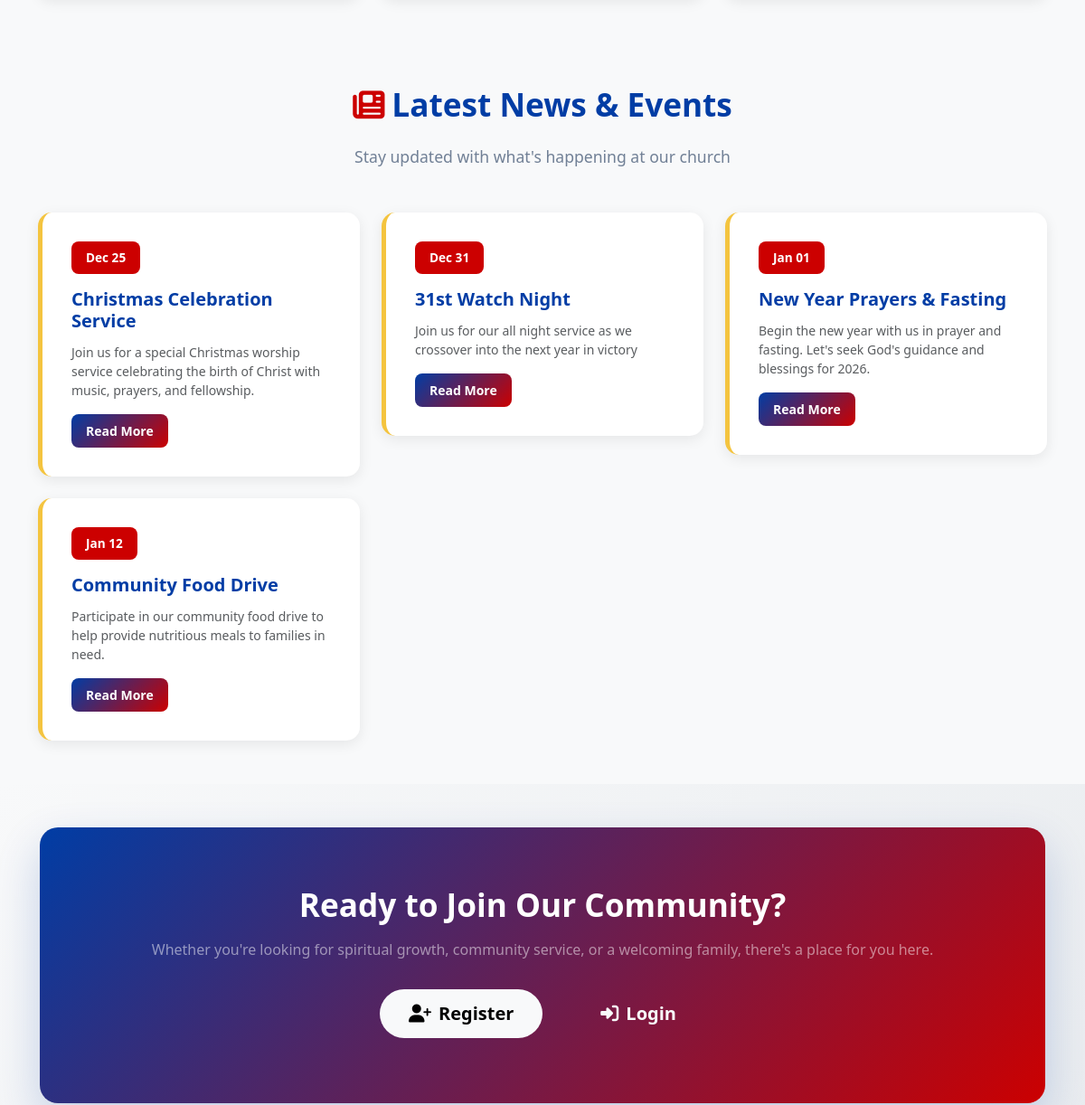
/public/home.php (middle part), run on an earlier commit of the app's database.
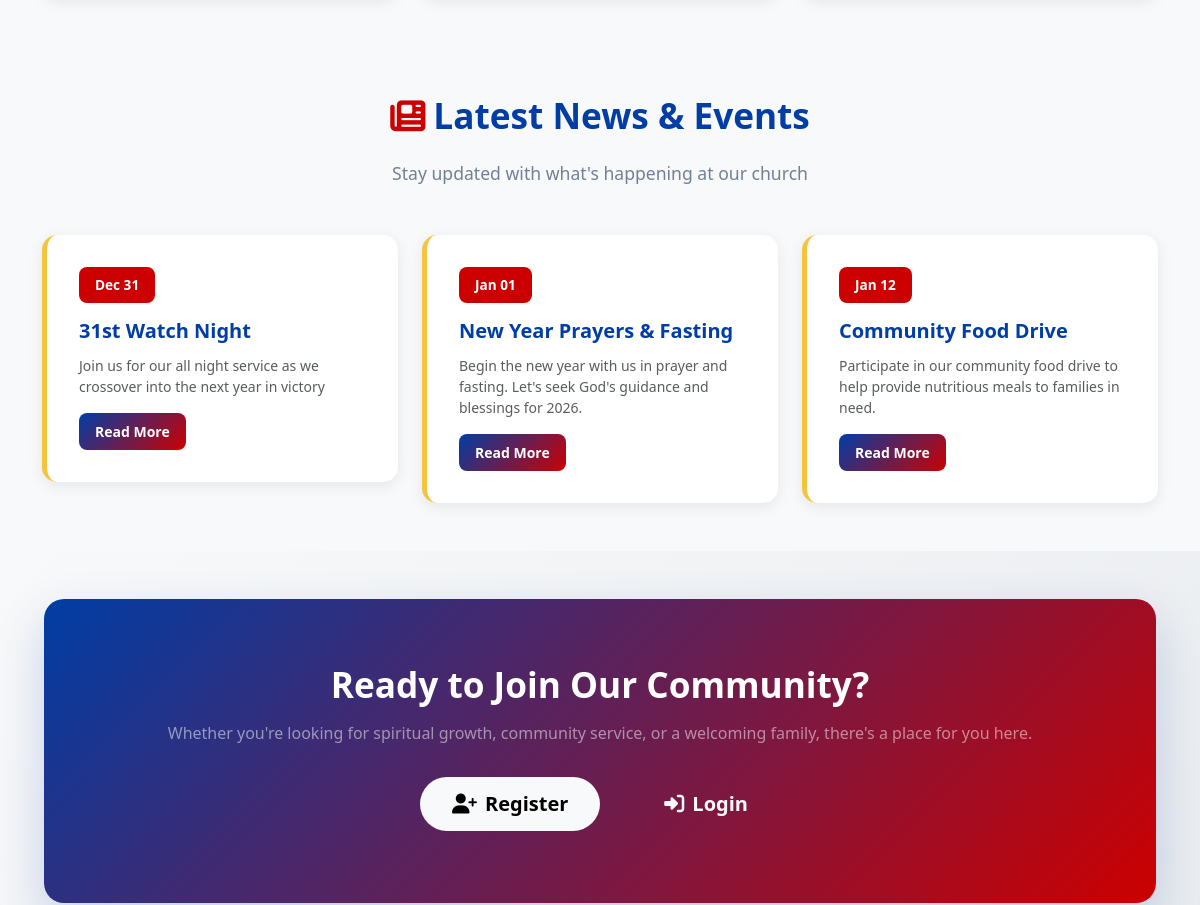
And on a later commit of the database.
### tables this page shows
CREATE TABLE `events` (
  `id` int(11) NOT NULL,
  `title` varchar(255) NOT NULL,
  `description` text DEFAULT NULL,
  `event_date` datetime NOT NULL,
  `location` varchar(255) DEFAULT NULL,
  `capacity` int(11) DEFAULT NULL,
  `organizer_id` int(11) DEFAULT NULL,
  `status` varchar(50) DEFAULT 'scheduled',
  `created_at` timestamp NOT NULL DEFAULT current_timestamp(),
  `updated_at` timestamp NOT NULL DEFAULT current_timestamp() ON UPDATE current_timestamp()
);

### config/database.php (called while the page is built, shortened)
<?php
class Database {
    private $host = 'localhost';
    private $db_name = 'church_management_system';
    private $user = 'root';
    private $password = '';
    private $pdo;
    private static $instance = null;
    public static function getInstance() {
        if (self::$instance === null) {
            self::$instance = new self();
        }
        return self::$instance;
    }
    public function connect() {
        try {
            $dsn = 'mysql:host=' . $this->host . ';dbname=' . $this->db_name;
            $this->pdo = new PDO($dsn, $this->user, $this->password);
            $this->pdo->setAttribute(PDO::ATTR_ERRMODE, PDO::ERRMODE_EXCEPTION);
            $this->pdo->setAttribute(PDO::ATTR_DEFAULT_FETCH_MODE, PDO::FETCH_ASSOC);
        } catch (PDOException $e) {
            die('Connection Error: ' . $e->getMessage());
        }
    }
    public function query($sql, $params = []) {
        try {
            $stmt = $this->pdo->prepare($sql);
            $stmt->execute($params);
            return $stmt;
        } catch (PDOException $e) {
            die('Query Error: ' . $e->getMessage());
        }
    }
    public function fetchAll($sql, $params = []) {
        return $this->query($sql, $params)->fetchAll();
    }
}
?>

### public/home.php (the view, shortened to what this page needs)
<?php
try {
    require_once(__DIR__ . '/../config/database.php');
    $db = Database::getInstance();
    $events = $db->fetchAll("SELECT * FROM events WHERE status = 'scheduled' AND event_date >= CURDATE() ORDER BY event_date ");
} catch (Exception $e) {
}
?>
<!DOCTYPE html>
<html lang="en">
<head>
    <link href="https://cdn.jsdelivr.net/npm/bootstrap@5.3.0/dist/css/bootstrap.min.css" rel="stylesheet">
    <link rel="stylesheet" href="https://cdnjs.cloudflare.com/ajax/libs/font-awesome/6.4.0/css/all.min.css">
    <link rel="stylesheet" href="<?php echo BASE_URL;?>/assets/css/style.css">
    <link rel="stylesheet" href="<?php echo BASE_URL;?>/assets/css/homepage.css">
</head>
<body>
    <section id="ministries" class="ministries-section py-5">
    </section>
    <section id="news" class="news-section py-5 bg-light">
        <div class="container-lg">
            <div class="text-center mb-5">
                <h2 class="section-title mb-3">
                    <i class="fas fa-newspaper me-2"></i>Latest News & Events
                </h2>
                <p class="section-subtitle">Stay updated with what's happening at our church</p>
            </div>
            <div class="row g-4">
                <?php if (!empty($events)): ?>
                    <?php foreach ($events as $event): ?>
                        <div class="col-md-6 col-lg-4">
                        <div class="news-card">
                            <div class="news-date"><?php echo date('M d', strtotime($event['event_date'])); ?></div>
                            <h5 class="news-title"><?php echo htmlspecialchars($event['title']); ?></h5>
                            <p class="text-muted small mb-3"><?php echo htmlspecialchars($event['description']); ?></p>
                            <a href="#" class="btn btn-sm btn-primary">Read More</a>
                        </div>
                    </div>
                    <?php endforeach; ?>
                <?php endif; ?>
        </div>
    </section>
    <section class="cta-section py-5">
        <div class="container-lg">
            <div class="cta-card">
                <div class="cta-content">
                    <h2 class="text-white mb-3">Ready to Join Our Community?</h2>
                    <p class="text-white-50 mb-4">Whether you're looking for spiritual growth, community service, or a welcoming family, there's a place for you here.</p>
                    <div class="cta-buttons">
                        <a href="<?php echo BASE_URL ?>/public/register.php" class="btn btn-light btn-lg me-3 mb-2">
                            <i class="fas fa-user-plus me-2"></i>Register
                        </a>
                        <a href="<?php echo BASE_URL ?>/public/login.php" class="btn btn-outline-light btn-lg mb-2">
                            <i class="fas fa-sign-in-alt me-2"></i>Login
                        </a>
                    </div>
                </div>
            </div>
        </div>
    </section>
</body>
</html>

What changed in the data, as far as the page shows it:
no longer on this page (row edited): events: event_date "Dec 25", title "Christmas Celebration Service", description "Join us for a special Christmas worship service celebrating the birth of Christ with music, prayers, and fellowship."
